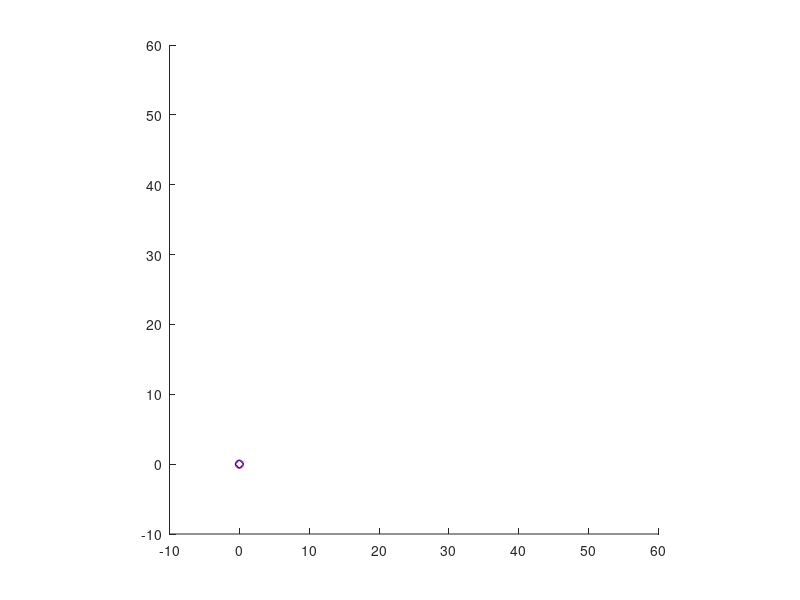

MATLAB code to generate this figure: (Note: this script raises an error after producing the figure.)
function simulation_loop()

    close all
    clf
    hold on
    plot_prediction = plot(0,0,'or-');
    plot_trajectory = plot(0,0,'db-');
    axis equal
    xlim([-10 60])
    ylim([-10 60])
    
    current_state = [0; 0];
    current_MPC_solution = [];
    
    [H, Ts, id_v, id_theta] = parameters;
    
    for k = 1:50
        
        %% Run the controller
        [command, current_MPC_solution, predicted_trajectory] = ...
            mpcoptimizetrajectory(current_state, current_MPC_solution);
        
        %% Run the simulation
        current_state = simulate_timestep(current_state, command);

        %% Visualize
        plot_prediction.XData = predicted_trajectory(:,1);
        plot_prediction.YData = predicted_trajectory(:,2);
        
        plot_trajectory.XData(end+1) = current_state(1);
        plot_trajectory.YData(end+1) = current_state(2);
        
        drawnow
        pause(0.05)
    end

end